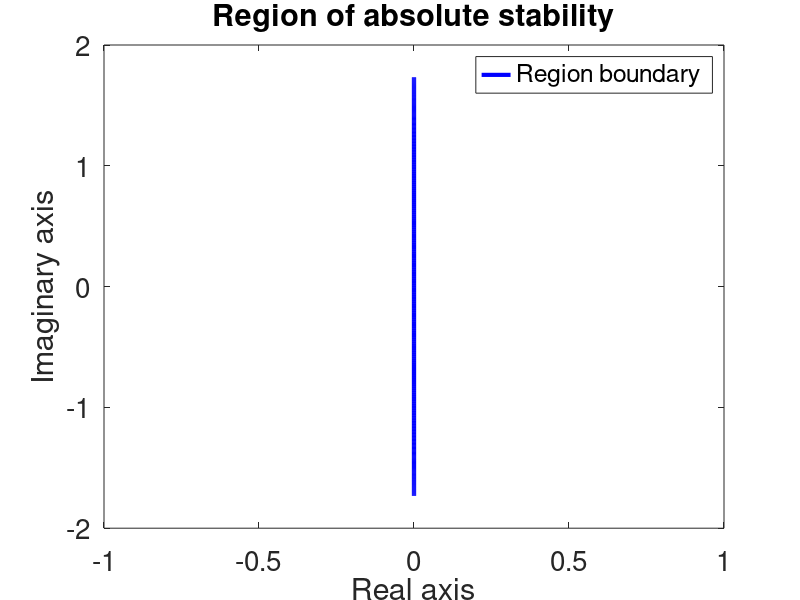

Recreate this plot in MATLAB. (Note: this script raises an error after producing the figure.)
clear all;
close all;

theta= linspace(0,2*pi,1000); % The boundary interval
x = exp(i*theta); % The boundary interval in x
z = (x.^2-1)./(1/3.*x.^2+4/3.*x+1/3); % Combined polynomial 
% Plot boundary of area of absolute stability
figure()
plot(real(z),imag(z),'b-','linewidth',3)
title('Region of absolute stability')
lgd = legend('Region boundary');
xlabel('Real axis')
ylabel('Imaginary axis')
xlim([-1,1]);
set(gca,'fontsize',20)
lgd.FontSize = 18;